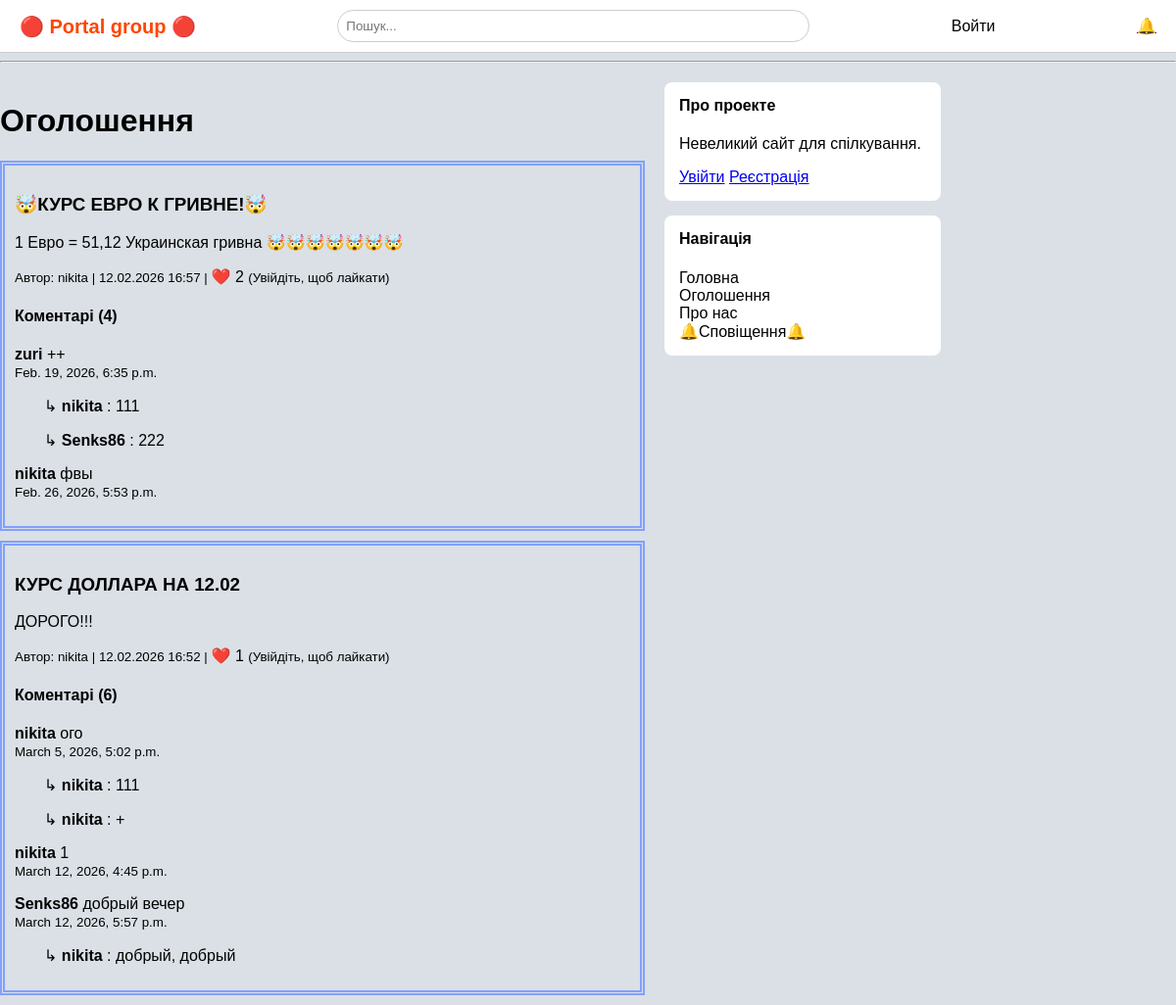
/ads/, run on the app's committed database.
### apps/ads/models.py (models this page shows, shortened)
class Advertisement(models.Model):
    title = models.CharField(max_length=200)
    description = models.TextField()
    author = models.ForeignKey(User, on_delete=models.CASCADE, related_name='advertisement')
    created_at = models.DateTimeField(auto_now_add=True)
    is_active = models.BooleanField(default=True)

class Comment(models.Model):
    ad = models.ForeignKey(Advertisement, related_name="comments", on_delete=models.CASCADE)
    author = models.ForeignKey(User, on_delete=models.CASCADE)
    text = models.TextField()
    parent = models.ForeignKey('self', null=True, blank=True, related_name='replies', on_delete=models.CASCADE)
    created_at = models.DateTimeField(auto_now_add=True)

### apps/ads/views.py (the view)
# urls.py: path('', ads_list, name='list'),
def ads_list(request):
    ads = Advertisement.objects.filter(is_active=True).order_by('-created_at')
    can_add = False
    if request.user.is_authenticated:
        can_add = (
            request.user.is_superuser or
            request.user.groups.filter(name__in=['Moderator', 'Admin']).exists())
    return render(request, 'ads/ads_list.html', {'ads': ads, 'can_add': can_add})

### templates/ads/ads_list.html (shortened to what this page needs)
{%extends 'base.html'%}
{%block content%}
<div class="layout">
<div class="posts">
<h1>Оголошення</h1>
    {% for ad in ads %}
    <div style="border: 5px double rgb(129, 161, 255); padding: 10px; margin-bottom: 10px;">
        <h3>{{ ad.title }}</h3>
        <p>{{ ad.description }}</p>
        <small>
            Автор: {{ ad.author.username }} |
            {{ ad.created_at|date:"d.m.Y H:i" }} |
        </small>
            {% if user.is_authenticated %}
            <a href="{%url 'ads:toggle_like' ad.id%}">
                ❤️ {{ ad.likes.count }}
            </a>
            {%else%}
                ❤️ {{ ad.likes.count }}
            <small>(Увійдіть, щоб лайкати)</small>
        {% endif %}
        <h4>Коментарі ({{ ad.comments.count }})</h4>
        {% for comment in ad.comments.all %}
        {% if not comment.parent %}
        <p>
            <strong>
                {{ comment.author.username }}
            </strong>
            {{ comment.text }}
            <br>
            <small>
                {{ comment.created_at}}
            </small>
        </p>
        {% for reply in comment.replies.all %}
        <p style="margin-left: 30px">
            ↳
            <strong>
                {{ reply.author }}
            </strong>: {{ reply.text }}
        </p>
        {%endfor%}
        {% endif %}
        {% empty %}
        <p>Поки немає коментарів</p>
        {%endfor%}
    </div>
    {% empty %}
    <div>Поки немає оголошень.</div>
    {% endfor %}
    </div>
    {% include "sidebar.html" %}
    </div>
{%endblock%}

### templates/base.html (shortened to what this page needs)
{% load static %}
<!doctype html>
<html lang="uk">
<head>
  <link rel="stylesheet" href="{% static 'css/style.css' %}">
</head>
<body>
  <header class="header">
    <div class="logo">🔴 Portal group 🔴</div>
    <input type="text" placeholder="Пошук..." class="search">
    <div class="profile">
        {% if user.is_authenticated %}
            {{ user.username }}
        {% else %}
            <a href="/login/">Войти</a>
        {% endif %}
    </div>
      <a href="/notifications/">🔔</a>
  </header>
  <hr>
  <main>
    {% block content %}{% endblock %}
  </main>
</body>
</html>

### templates/sidebar.html
<div class="sidebar">
    <div class="sidebar-box">
        <h4>Про проекте</h4>
        <p>Невеликий сайт для спілкування.</p>
        <div class="sidebar-buttons">
              <nav>
                {% if user.is_authenticated %}
                  <span>Привіт, {{ user.username }}!</span>
                  <a href="{% url 'profile' %}">Профіль</a>
                  <form method="post" action="{% url 'logout' %}" style="display:inline;">
                    {% csrf_token %}
                    <button type="submit">Вийти</button>
                  </form>
                {% else %}
                  <a href="{% url 'login' %}">Увійти</a>
                  <a href="{% url 'signup' %}">Реєстрація</a>
                {% endif %}
              </nav>
        </div>
    </div>
    <div class="sidebar-box">
        <h4>Навігація</h4>
        <a href="/" class="nav-link">Головна</a><br>
        <a href="/ads/" class="nav-link">Оголошення</a><br>
        <a href="/about/" class="nav-link">Про нас</a><br>
        <a href="/notifications/" class="nav-link">🔔Сповіщення🔔</a>
    </div>
</div>

### static/css/style.css (style rules this page uses)
body { margin: 0; font-family: Arial, sans-serif; background-color: #dae0e6; }
.header { background-color: #ffffff; display: flex; align-items: center; justify-content: space-between; padding: 10px 20px; border-bottom: 1px solid #ccc; }
.logo { font-size: 20px; font-weight: bold; color: #ff4500; }
.search { width: 40%; padding: 8px; border-radius: 20px; border: 1px solid #ccc; }
.profile a { text-decoration: none; color: black; }
.layout { display: flex; width: 80%; margin-top: 20px; }
.posts { width: 70%; }
.sidebar { width: 30%; margin-left: 20px; }
.sidebar-box { background: white; padding: 15px; margin-bottom: 15px; border-radius: 8px; }
.sidebar-box h4 { margin-top: 0; }
.sidebar-buttons { display: flex; flex-direction: column; gap: 8px; margin-top: 10px; }
.nav-link { text-decoration: none; color: black; }

### data on the page
Advertisement: title "🤯КУРС ЕВРО К ГРИВНЕ!🤯", description "1 Евро = 51,12 Украинская гривна 🤯🤯🤯🤯🤯🤯🤯", author.username "nikita", created_at "12.02.2026 16:57", likes.count "2", comments.count "4"
Comment: author.username "zuri", text "++", created_at "Feb. 19, 2026, 6:35 p.m."
Comment: author "nikita", text "111"
Comment: author "Senks86", text "222"
Comment: author.username "nikita", text "фвы", created_at "Feb. 26, 2026, 5:53 p.m."
Advertisement: title "КУРС ДОЛЛАРА НА 12.02", description "ДОРОГО!!!", author.username "nikita", created_at "12.02.2026 16:52", likes.count "1", comments.count "6"
Comment: author.username "nikita", text "ого", created_at "March 5, 2026, 5:02 p.m."
Comment: author "nikita", text "111"
Comment: author "nikita", text "+"
Comment: author.username "nikita", text "1", created_at "March 12, 2026, 4:45 p.m."
Comment: author.username "Senks86", text "добрый вечер", created_at "March 12, 2026, 5:57 p.m."
Comment: author "nikita", text "добрый, добрый"
